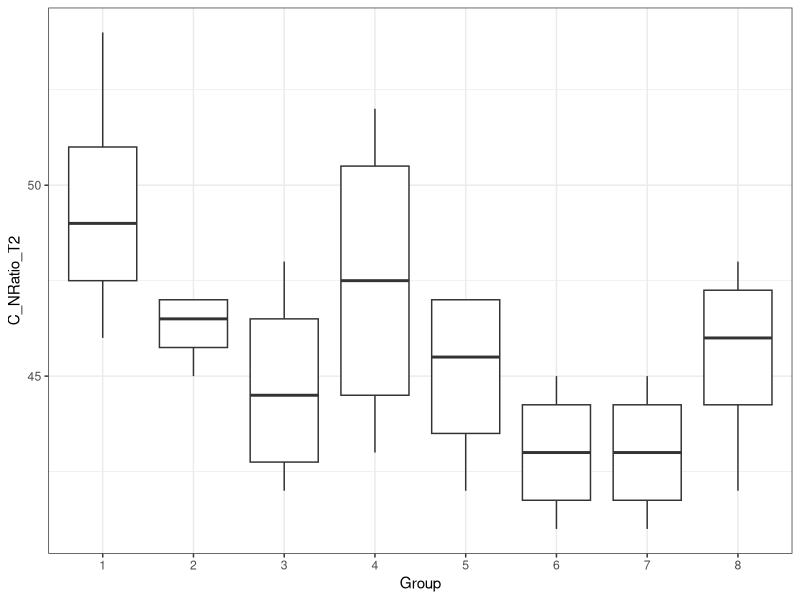
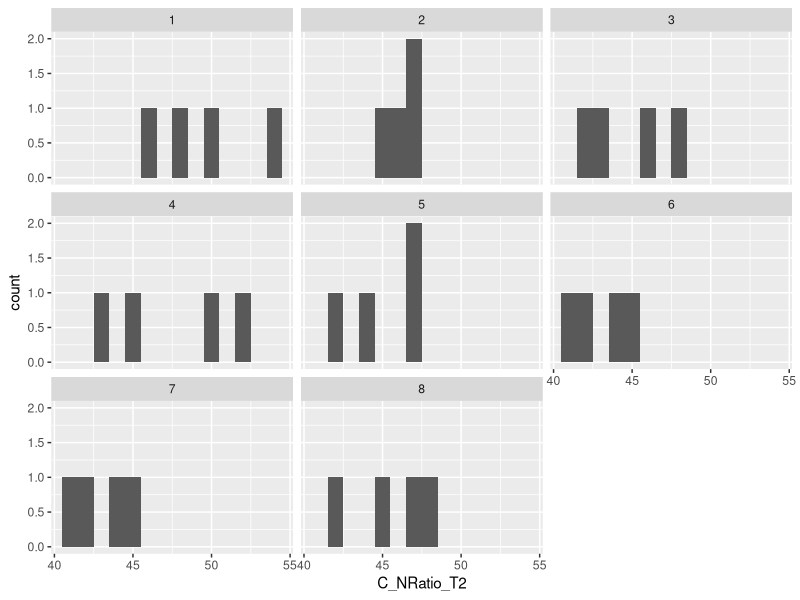
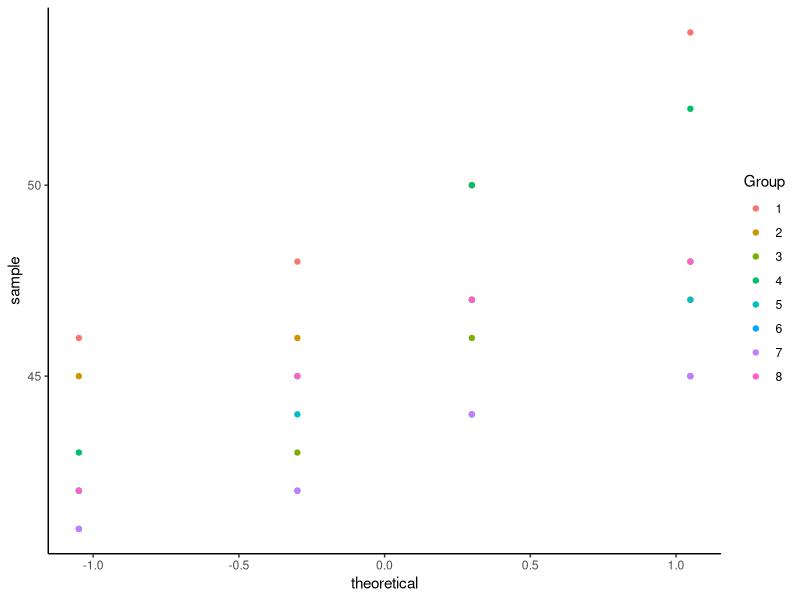
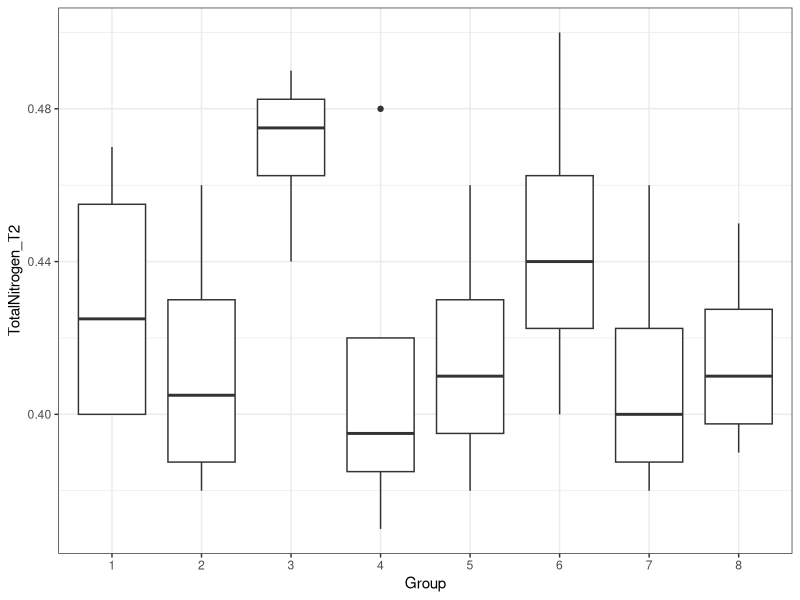
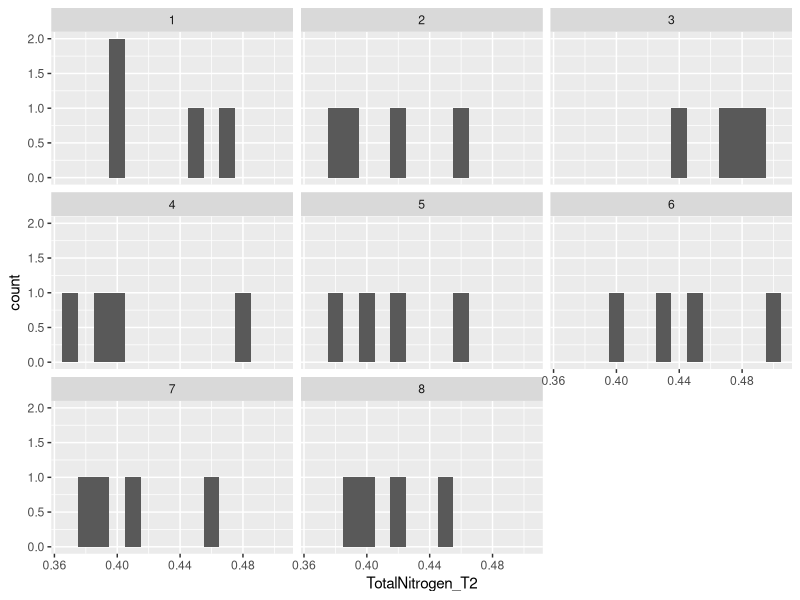
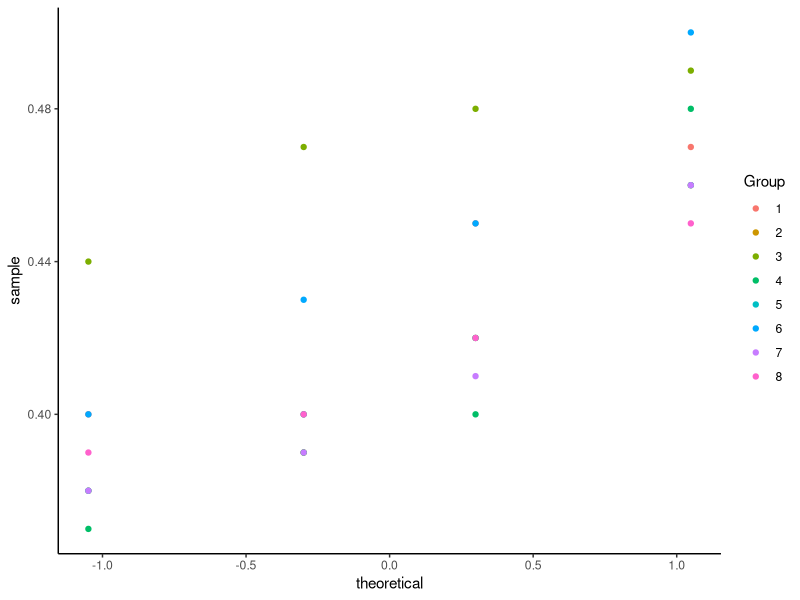
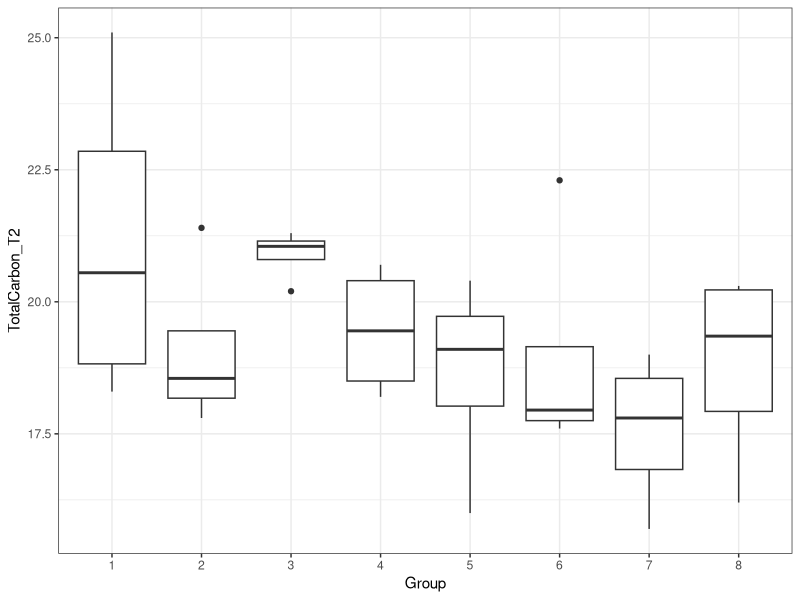
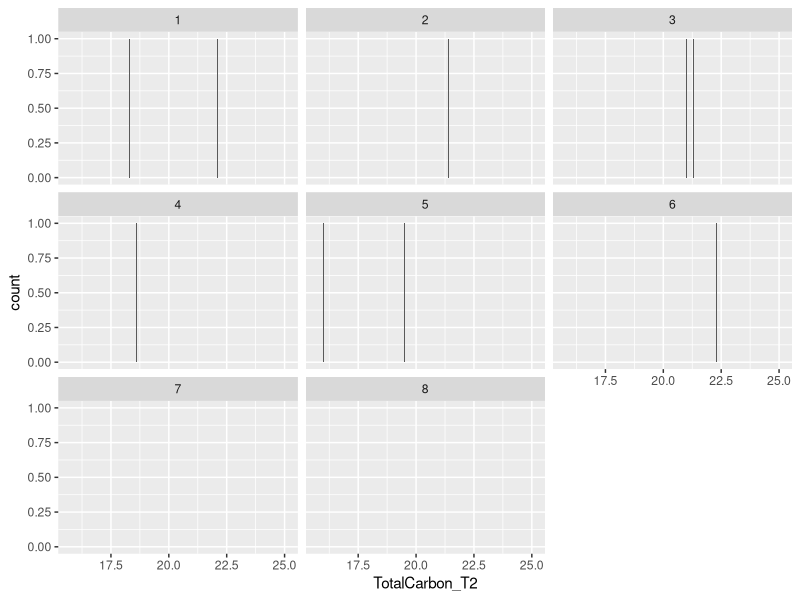

Generate these figures, in order, with R:
#### Media Analysis Experiment 1 ####

# Before anything else, verify that your environment is totally clear.
# This is important, because old objects can foul up the works
# Clean up the working environment
rm(list = ls())

# Verify working directory, should be ~/Documents/Analyses/lastname_first
getwd()

# Load tidyverse
library("tidyverse")
# Check for updates
tidyverse_update()

#### Cleaning up the data ####

library(readr)
Media <- read_csv("Shadehouse/SoilTests_Time2.csv")

colnames(Media)[3:3] <- c("Group") ## Renaming the columns
Media$Group <- as.factor(Media$Group)

#### Calculating summary stats to look at change from baseline ####

summ_Media <- Media %>%
  group_by(Group) %>% 
  summarise(mean_C_NRatio_T2 = mean(C_NRatio_T2),
            sd_C_NRatio_T2 = sd(C_NRatio_T2), mean_TotalNitrogen_T2 = mean(TotalNitrogen_T2),
            sd_TotalNitrogen_T2 = sd(TotalNitrogen_T2), mean_TotalCarbon_T2 = mean(TotalCarbon_T2),
            sd_TotalCarbon_T2 = sd(TotalCarbon_T2), ean_DryMatter_T2 = mean(DryMatter_T2),
            sd_DryMatter_T2 = sd(DryMatter_T2), mean_Sodium_T2 = mean(Sodium_T2),
            sd_Sodium_T2 = sd(Sodium_T2), mean_Magnesium_T2 = mean(Magnesium_T2),
            sd_Magnesium_T2 = sd(Magnesium_T2), mean_Calcium_T2 = mean(Calcium_T2),
            sd_Calcium_T2 = sd(Calcium_T2), mean_Potassium_T2 = mean(Potassium_T2),
            sd_Potassium_T2 = sd(Potassium_T2), mean_Sulphur_T2 = mean(Sulphur_T2),
            sd_Sulphur_T2 = sd(Sulphur_T2), mean_Phosphorus_T2 = mean(Phosphorus_T2),
            sd_Phosphorus_T2 = sd(Phosphorus_T2), mean_Ammonium_T2 = mean(Ammonium_T2),
            sd_Ammonium_T2 = sd(Ammonium_T2), mean_Nitrate_T2 = mean(Nitrate_T2),
            sd_Nitrate_T2 = sd(Nitrate_T2), mean_ElectricalConductivity_T2 = mean(ElectricalConductivity_T2),
            sd_ElectricalConductivity_T2 = sd(ElectricalConductivity_T2), mean_pH_T2 = mean(pH_T2),
            sd_pH_T2 = sd(pH_T2))
            

print(summ_Media)


#### Analyzing the differences for each test between groups ####

ggplot(Media, aes(x = Group, y = C_NRatio_T2, group = Group))+
  geom_boxplot() +
  theme_bw() 
ggplot(Media) +
  geom_histogram(aes(C_NRatio_T2), binwidth = 1)+
  facet_wrap(~Group)
ggplot(Media)+
  geom_qq(aes(sample = C_NRatio_T2, color = Group)) +
  theme_classic()

# Check for Homogeneous variance
summ_Media <- Media %>%
  group_by(Group) %>% 
  summarise(mean_C_NRatio_T2 = mean(C_NRatio_T2),
            sd_C_NRatio_T2 = sd(C_NRatio_T2),
            n_C_NRatio_T2 = n())
ratio <-(max(summ_Media$sd_C_NRatio_T2))/(min(summ_Media$sd_C_NRatio_T2))
print(ratio)

# Ratio is too high, try a transformation
Media <- Media %>%
  mutate(logC_NRatio_T2 = log(C_NRatio_T2))

# Check for Homogeneous variance
summ_Media <- Media %>%
  group_by(Group) %>% 
  summarise(mean_logC_NRatio_T2 = mean(logC_NRatio_T2),
            sd_logC_NRatio_T2 = sd(logC_NRatio_T2),
            n_logC_NRatio_T2 = n())
ratio <-(max(summ_Media$sd_logC_NRatio_T2))/(min(summ_Media$sd_logC_NRatio_T2))
print(ratio)

# Did not help, kruskal wallis then
kruskal.test(C_NRatio_T2 ~ Group, data = Media)

# non-significant between treatment groups

# Total Nitrogen
ggplot(Media, aes(x = Group, y = TotalNitrogen_T2, group = Group))+
  geom_boxplot() +
  theme_bw() 
ggplot(Media) +
  geom_histogram(aes(TotalNitrogen_T2), binwidth = 0.01)+
  facet_wrap(~Group)
ggplot(Media)+
  geom_qq(aes(sample = TotalNitrogen_T2, color = Group)) +
  theme_classic()

# Check for Homogeneous variance
summ_Media <- Media %>%
  group_by(Group) %>% 
  summarise(mean_TotalNitrogen_T2 = mean(TotalNitrogen_T2),
            sd_TotalNitrogen_T2 = sd(TotalNitrogen_T2),
            n_TotalNitrogen_T2 = n())
ratio <-(max(summ_Media$sd_TotalNitrogen_T2))/(min(summ_Media$sd_TotalNitrogen_T2))
print(ratio)

# below 3, can do an ANOVA
library("nlme")
library("multcomp")
model01 <- lm(TotalNitrogen_T2~Group, data = Media)
anova(model01)
summary(model01)

# No difference in total N between groups

# Total Carbon
ggplot(Media, aes(x = Group, y = TotalCarbon_T2, group = Group))+
  geom_boxplot() +
  theme_bw() 
ggplot(Media) +
  geom_histogram(aes(TotalCarbon_T2), binwidth = 0.01)+
  facet_wrap(~Group)
ggplot(Media)+
  geom_qq(aes(sample = TotalCarbon_T2, color = Group)) +
  theme_classic()

# Check for Homogeneous variance
summ_Media <- Media %>%
  group_by(Group) %>% 
  summarise(mean_TotalCarbon_T2 = mean(TotalCarbon_T2),
            sd_TotalCarbon_T2 = sd(TotalCarbon_T2),
            n_TotalCarbon_T2 = n())
ratio <-(max(summ_Media$sd_TotalCarbon_T2))/(min(summ_Media$sd_TotalCarbon_T2))
print(ratio)

# Need to try a transformation
Media <- Media %>%
  mutate(logTotalCarbon_T2 = log(TotalCarbon_T2))

# Need to try another transformation
Media <- Media %>%
  mutate(sqrTotalCarbon_T2 = sqrt(TotalCarbon_T2))
# Check for Homogeneous variance
summ_Media <- Media %>%
  group_by(Group) %>% 
  summarise(mean_logTotalCarbon_T2 = mean(logTotalCarbon_T2),
            sd_logTotalCarbon_T2 = sd(logTotalCarbon_T2),
            n_logTotalCarbon_T2 = n())
ratio <-(max(summ_Media$sd_logTotalCarbon_T2))/(min(summ_Media$sd_logTotalCarbon_T2))
print(ratio)

# Check for Homogeneous variance
summ_Media <- Media %>%
  group_by(Group) %>% 
  summarise(mean_sqrTotalCarbon_T2 = mean(sqrTotalCarbon_T2),
            sd_sqrTotalCarbon_T2 = sd(sqrTotalCarbon_T2),
            n_sqrTotalCarbon_T2 = n())
ratio <-(max(summ_Media$sd_sqrTotalCarbon_T2))/(min(summ_Media$sd_sqrTotalCarbon_T2))
print(ratio)

# Did not help, kruskal wallis then
kruskal.test(TotalCarbon_T2 ~ Group, data = Media)

# No difference

# Sodium
ggplot(Media, aes(x = Group, y = Sodium_T2, group = Group))+
  geom_boxplot() +
  theme_bw() 
ggplot(Media) +
  geom_histogram(aes(Sodium_T2), binwidth = 1)+
  facet_wrap(~Group)
ggplot(Media)+
  geom_qq(aes(sample = Sodium_T2, color = Group)) +
  theme_classic()

# Check for Homogeneous variance
summ_Media <- Media %>%
  group_by(Group) %>% 
  summarise(mean_Sodium_T2 = mean(Sodium_T2),
            sd_Sodium_T2 = sd(Sodium_T2),
            n_Sodium_T2 = n())
ratio <-(max(summ_Media$sd_Sodium_T2))/(min(summ_Media$sd_Sodium_T2))
print(ratio)

# Need to try a transformation
Media <- Media %>%
  mutate(logSodium_T2 = log(Sodium_T2))
# Check for Homogeneous variance
summ_Media <- Media %>%
  group_by(Group) %>% 
  summarise(mean_logSodium_T2 = mean(logSodium_T2),
            sd_logSodium_T2 = sd(logSodium_T2),
            n_logSodium_T2 = n())
ratio <-(max(summ_Media$sd_logSodium_T2))/(min(summ_Media$sd_logSodium_T2))
print(ratio)

# Still too high
kruskal.test(Sodium_T2 ~ Group, data = Media)
# No difference

# Magnesium
ggplot(Media, aes(x = Group, y = Magnesium_T2, group = Group))+
  geom_boxplot() +
  theme_bw() 
ggplot(Media) +
  geom_histogram(aes(Magnesium_T2), binwidth = 1)+
  facet_wrap(~Group)
ggplot(Media)+
  geom_qq(aes(sample = Magnesium_T2, color = Group)) +
  theme_classic()

# Check for Homogeneous variance
summ_Media <- Media %>%
  group_by(Group) %>% 
  summarise(mean_Magnesium_T2 = mean(Magnesium_T2),
            sd_Magnesium_T2 = sd(Magnesium_T2),
            n_Magnesium_T2 = n())
ratio <-(max(summ_Media$sd_Magnesium_T2))/(min(summ_Media$sd_Magnesium_T2))
print(ratio)
# infinite (divided by a 0, so will just do kruskal-wallis)

kruskal.test(Magnesium_T2 ~ Group, data = Media)
# Not significant

# Potassium
ggplot(Media, aes(x = Group, y = Potassium_T2, group = Group))+
  geom_boxplot() +
  theme_bw() 
ggplot(Media) +
  geom_histogram(aes(Potassium_T2), binwidth = 1)+
  facet_wrap(~Group)
ggplot(Media)+
  geom_qq(aes(sample = Potassium_T2, color = Group)) +
  theme_classic()

# Check for Homogeneous variance
summ_Media <- Media %>%
  group_by(Group) %>% 
  summarise(mean_Potassium_T2 = mean(Potassium_T2),
            sd_Potassium_T2 = sd(Potassium_T2),
            n_Potassium_T2 = n())
ratio <-(max(summ_Media$sd_Potassium_T2))/(min(summ_Media$sd_Potassium_T2))
print(ratio)

# Try a transformation
Media <- Media %>%
  mutate(logPotassium_T2 = log(Potassium_T2))
# Check for Homogeneous variance
summ_Media <- Media %>%
  group_by(Group) %>% 
  summarise(mean_logPotassium_T2 = mean(logPotassium_T2),
            sd_logPotassium_T2 = sd(logPotassium_T2),
            n_logPotassium_T2 = n())
ratio <-(max(summ_Media$sd_logPotassium_T2))/(min(summ_Media$sd_logPotassium_T2))
print(ratio)

# Still > 3, need to do kruskal-wallis
kruskal.test(Potassium_T2 ~ Group, data = Media)
# Not significant

# Sulphur
ggplot(Media, aes(x = Group, y = Sulphur_T2, group = Group))+
  geom_boxplot() +
  theme_bw() 
ggplot(Media) +
  geom_histogram(aes(Sulphur_T2), binwidth = 1)+
  facet_wrap(~Group)
ggplot(Media)+
  geom_qq(aes(sample = Sulphur_T2, color = Group)) +
  theme_classic()

# Check for Homogeneous variance
summ_Media <- Media %>%
  group_by(Group) %>% 
  summarise(mean_Sulphur_T2 = mean(Sulphur_T2),
            sd_Sulphur_T2 = sd(Sulphur_T2),
            n_Sulphur_T2 = n())
ratio <-(max(summ_Media$sd_Sulphur_T2))/(min(summ_Media$sd_Sulphur_T2))
print(ratio)

## Try a transformation
Media <- Media %>%
  mutate(logSulphur_T2 = log(Sulphur_T2))
# Check for Homogeneous variance
summ_Media <- Media %>%
  group_by(Group) %>% 
  summarise(mean_logSulphur_T2 = mean(logSulphur_T2),
            sd_logSulphur_T2 = sd(logSulphur_T2),
            n_logSulphur_T2 = n())
ratio <-(max(summ_Media$sd_logSulphur_T2))/(min(summ_Media$sd_logSulphur_T2))
print(ratio)

# Still > 3, need to do kruskal-wallis
kruskal.test(Sulphur_T2 ~ Group, data = Media)
# Not significant

# Phosphorus
ggplot(Media, aes(x = Group, y = Phosphorus_T2, group = Group))+
  geom_boxplot() +
  theme_bw() 
ggplot(Media) +
  geom_histogram(aes(Phosphorus_T2), binwidth = 1)+
  facet_wrap(~Group)
ggplot(Media)+
  geom_qq(aes(sample = Phosphorus_T2, color = Group)) +
  theme_classic()

# Check for Homogeneous variance
summ_Media <- Media %>%
  group_by(Group) %>% 
  summarise(mean_Phosphorus_T2 = mean(Phosphorus_T2),
            sd_Phosphorus_T2 = sd(Phosphorus_T2),
            n_Phosphorus_T2 = n())
ratio <-(max(summ_Media$sd_Phosphorus_T2))/(min(summ_Media$sd_Phosphorus_T2))
print(ratio)

# Got an inf, so will just do kruskal-wallis
kruskal.test(Phosphorus_T2 ~ Group, data = Media)
# No difference

# Ammonium
ggplot(Media, aes(x = Group, y = Ammonium_T2, group = Group))+
  geom_boxplot() +
  theme_bw() 
ggplot(Media) +
  geom_histogram(aes(Ammonium_T2), binwidth = 1)+
  facet_wrap(~Group)
ggplot(Media)+
  geom_qq(aes(sample = Ammonium_T2, color = Group)) +
  theme_classic()

# Check for Homogeneous variance
summ_Media <- Media %>%
  group_by(Group) %>% 
  summarise(mean_Ammonium_T2 = mean(Ammonium_T2),
            sd_Ammonium_T2 = sd(Ammonium_T2),
            n_Ammonium_T2 = n())
ratio <-(max(summ_Media$sd_Ammonium_T2))/(min(summ_Media$sd_Ammonium_T2))
print(ratio)

# Got an inf, so will just do kruskal-wallis
kruskal.test(Ammonium_T2 ~ Group, data = Media)
# No difference

# Nitrate
ggplot(Media, aes(x = Group, y = Nitrate_T2, group = Group))+
  geom_boxplot() +
  theme_bw() 
ggplot(Media) +
  geom_histogram(aes(Nitrate_T2), binwidth = 1)+
  facet_wrap(~Group)
ggplot(Media)+
  geom_qq(aes(sample = Nitrate_T2, color = Group)) +
  theme_classic()

# Check for Homogeneous variance
summ_Media <- Media %>%
  group_by(Group) %>% 
  summarise(mean_Nitrate_T2 = mean(Nitrate_T2),
            sd_Nitrate_T2 = sd(Nitrate_T2),
            n_Nitrate_T2 = n())
ratio <-(max(summ_Media$sd_Nitrate_T2))/(min(summ_Media$sd_Nitrate_T2))
print(ratio)

# Try a transformation
Media <- Media %>%
  mutate(logNitrate_T2 = log(Nitrate_T2))
# Check for Homogeneous variance
summ_Media <- Media %>%
  group_by(Group) %>% 
  summarise(mean_logNitrate_T2 = mean(logNitrate_T2),
            sd_logNitrate_T2 = sd(logNitrate_T2),
            n_logNitrate_T2 = n())
ratio <-(max(summ_Media$sd_logNitrate_T2))/(min(summ_Media$sd_logNitrate_T2))
print(ratio)

# <3, do an ANOVA
model01 <- aov(Nitrate_T2~Group, data = Media)
anova(model01)
summary(model01)
# No difference

# ElectricalConductivity
ggplot(Media, aes(x = Group, y = ElectricalConductivity_T2, group = Group))+
  geom_boxplot() +
  theme_bw() 
ggplot(Media) +
  geom_histogram(aes(ElectricalConductivity_T2), binwidth = 1)+
  facet_wrap(~Group)
ggplot(Media)+
  geom_qq(aes(sample = ElectricalConductivity_T2, color = Group)) +
  theme_classic()

# Check for Homogeneous variance
summ_Media <- Media %>%
  group_by(Group) %>% 
  summarise(mean_ElectricalConductivity_T2 = mean(ElectricalConductivity_T2),
            sd_ElectricalConductivity_T2 = sd(ElectricalConductivity_T2),
            n_ElectricalConductivity_T2 = n())
ratio <-(max(summ_Media$sd_ElectricalConductivity_T2))/(min(summ_Media$sd_ElectricalConductivity_T2))
print(ratio)

# Got an inf, so will just do kruskal-wallis
kruskal.test(ElectricalConductivity_T2 ~ Group, data = Media)
# No difference

# pH
ggplot(Media, aes(x = Group, y = pH_T2, group = Group))+
  geom_boxplot() +
  theme_bw() 
ggplot(Media) +
  geom_histogram(aes(pH_T2), binwidth = 1)+
  facet_wrap(~Group)
ggplot(Media)+
  geom_qq(aes(sample = pH_T2, color = Group)) +
  theme_classic()

# Check for Homogeneous variance
summ_Media <- Media %>%
  group_by(Group) %>% 
  summarise(mean_pH_T2 = mean(pH_T2),
            sd_pH_T2 = sd(pH_T2),
            n_pH_T2 = n())
ratio <-(max(summ_Media$sd_pH_T2))/(min(summ_Media$sd_pH_T2))
print(ratio)

# Try a transformation
Media <- Media %>%
  mutate(logpH_T2 = log(pH_T2))
# Check for Homogeneous variance
summ_Media <- Media %>%
  group_by(Group) %>% 
  summarise(mean_logpH_T2 = mean(logpH_T2),
            sd_logpH_T2 = sd(logpH_T2),
            n_logpH_T2 = n())
ratio <-(max(summ_Media$sd_logpH_T2))/(min(summ_Media$sd_logpH_T2))
print(ratio)

# Still > 3, need to do kruskal-wallis
kruskal.test(pH_T2 ~ Group, data = Media)
# no difference

#### Pairwise Comparisons ####
# wattle comparisons
MediaWattle <- Media %>%
  mutate(Group = case_when(
    Group  %in% c(2, 4, 5, 7) ~ "wattle",
    Group %in% c(1, 3, 6, 8) ~ "no wattle",
    TRUE ~ NA_character_  # Optional: handles other values
  ))

ggplot(MediaWattle, aes(x = Group, y = TotalNitrogen_T2, group = Group))+
  geom_boxplot() +
  theme_bw() 
ggplot(MediaWattle) +
  geom_histogram(aes(TotalNitrogen_T2), binwidth = 1)+
  facet_wrap(~Group)
ggplot(MediaWattle)+
  geom_qq(aes(sample = TotalNitrogen_T2, color = Group)) +
  theme_classic()

wilcox.test(Nitrate_T2 ~ Group, data = MediaWattle, var.equal = TRUE,exact = FALSE, alternative = "less", mu = 0, conf.level = 0.95)
wilcox.test(Ammonium_T2 ~ Group, data = MediaWattle, var.equal = TRUE,exact = FALSE, alternative = "less", mu = 0, conf.level = 0.95)
wilcox.test(C_NRatio_T2 ~ Group, data = MediaWattle, var.equal = TRUE,exact = FALSE, alternative = "less", mu = 0, conf.level = 0.95)
wilcox.test(Phosphorus_T2 ~ Group, data = MediaWattle, var.equal = TRUE,exact = FALSE, alternative = "less", mu = 0, conf.level = 0.95)
wilcox.test(Potassium_T2 ~ Group, data = MediaWattle, var.equal = TRUE,exact = FALSE, alternative = "less", mu = 0, conf.level = 0.95)
t.test(TotalNitrogen_T2 ~ Group, data = MediaWattle, var.equal = FALSE)

# privet tests
MediaPrivet <- Media %>%
  mutate(Group = case_when(
    Group  %in% c(2, 3, 5, 8) ~ "privet",
    Group %in% c(1, 4, 6, 7) ~ "no privet",
    TRUE ~ NA_character_  # Optional: handles other values
  ))

t.test(TotalNitrogen_T2 ~ Group, data = MediaPrivet, var.equal = FALSE)
wilcox.test(Nitrate_T2 ~ Group, data = MediaPrivet, var.equal = TRUE,exact = FALSE, alternative = "less", mu = 0, conf.level = 0.95)
wilcox.test(Ammonium_T2 ~ Group, data = MediaPrivet, var.equal = TRUE,exact = FALSE, alternative = "less", mu = 0, conf.level = 0.95)
wilcox.test(C_NRatio_T2 ~ Group, data = MediaPrivet, var.equal = TRUE,exact = FALSE, alternative = "less", mu = 0, conf.level = 0.95)
wilcox.test(Phosphorus_T2 ~ Group, data = MediaPrivet, var.equal = TRUE,exact = FALSE, alternative = "less", mu = 0, conf.level = 0.95)
wilcox.test(Potassium_T2 ~ Group, data = MediaPrivet, var.equal = TRUE,exact = FALSE, alternative = "less", mu = 0, conf.level = 0.95)

summary_Privet <- MediaPrivet %>%
  group_by(Group) %>%
  summarise(mean_Phosphorus_T2 = mean(Phosphorus_T2),
            median_Phosphorus_T2 = median(Phosphorus_T2),
            IQR_Phosphorus_T2 = IQR(Phosphorus_T2),
            sd_Phosphorus_T2 = sd(Phosphorus_T2),
            var_Phosphorus_T2 = var(Phosphorus_T2),
            se_Phosphorus_T2 = sd(Phosphorus_T2)/sqrt(n()),
            n_Phosphorus_T2 = n())

print(summary_Privet)

# Woolly tests
MediaWoolly <- Media %>%
  mutate(Group = case_when(
    Group  %in% c(2, 3, 4, 6) ~ "woolly",
    Group %in% c(1, 5, 7, 8) ~ "no woolly",
    TRUE ~ NA_character_  # Optional: handles other values
  ))

t.test(TotalNitrogen_T2 ~ Group, data = MediaWoolly, var.equal = FALSE)
wilcox.test(Nitrate_T2 ~ Group, data = MediaWoolly, var.equal = TRUE,exact = FALSE, alternative = "less", mu = 0, conf.level = 0.95)
wilcox.test(Ammonium_T2 ~ Group, data = MediaWoolly, var.equal = TRUE,exact = FALSE, alternative = "less", mu = 0, conf.level = 0.95)
wilcox.test(C_NRatio_T2 ~ Group, data = MediaWoolly, var.equal = TRUE,exact = FALSE, alternative = "less", mu = 0, conf.level = 0.95)
wilcox.test(Phosphorus_T2 ~ Group, data = MediaWoolly, var.equal = TRUE,exact = FALSE, alternative = "less", mu = 0, conf.level = 0.95)
wilcox.test(Potassium_T2 ~ Group, data = MediaWoolly, var.equal = TRUE,exact = FALSE, alternative = "less", mu = 0, conf.level = 0.95)


# mixture of weeds vs monoculture
# Woolly tests
MediaMono <- Media %>%
  mutate(Group = case_when(
    Group  %in% c(2, 3, 4, 5) ~ "mixture",
    Group %in% c(6, 7, 8) ~ "monoculture",
    TRUE ~ NA_character_  # Optional: handles other values
  ))

# remove NA
MediaMono <- MediaMono %>%
  filter(!is.na(Group))

t.test(TotalNitrogen_T2 ~ Group, data = MediaMono, var.equal = FALSE)
wilcox.test(Nitrate_T2 ~ Group, data = MediaMono, var.equal = TRUE,exact = FALSE, alternative = "less", mu = 0, conf.level = 0.95)
wilcox.test(Ammonium_T2 ~ Group, data = MediaMono, var.equal = TRUE,exact = FALSE, alternative = "less", mu = 0, conf.level = 0.95)
wilcox.test(C_NRatio_T2 ~ Group, data = MediaMono, var.equal = TRUE,exact = FALSE, alternative = "less", mu = 0, conf.level = 0.95)
wilcox.test(Phosphorus_T2 ~ Group, data = MediaMono, var.equal = TRUE,exact = FALSE, alternative = "less", mu = 0, conf.level = 0.95)
wilcox.test(Potassium_T2 ~ Group, data = MediaMono, var.equal = TRUE,exact = FALSE, alternative = "less", mu = 0, conf.level = 0.95)

summary_Mono <- MediaMono %>%
  group_by(Group) %>%
  summarise(mean_Nitrate_T2 = mean(Nitrate_T2),
            median_Nitrate_T2 = median(Nitrate_T2),
            IQR_Nitrate_T2 = IQR(Nitrate_T2),
            sd_Nitrate_T2 = sd(Nitrate_T2),
            var_Nitrate_T2 = var(Nitrate_T2),
            se_Nitrate_T2 = sd(Nitrate_T2)/sqrt(n()),
            n_Nitrate_T2 = n())

print(summary_Mono)

#### Change in media paired comparisons ####

# make a new column that is the T 2 value minus the T 1 value
# Nitrate
Media <- Media %>%
  mutate(ChangeNitrate = (Nitrate_T2 - Nitrate_T1))
# Ammonium
Media <- Media %>%
  mutate(ChangeAmmonium = (Ammonium_T2 - Ammonium_T1))
# C_N Ratio
Media <- Media %>%
  mutate(ChangeC_NRatio = (C_NRatio_T2 - C_NRatio_T1))
# Phosphorus
Media <- Media %>%
  mutate(ChangePhosphorus = (Phosphorus_T2 - Phosphorus_T1))
# Potassium
Media <- Media %>%
  mutate(ChangePotassium = (Potassium_T2 - Potassium_T1))
# total Nitrogen
Media <- Media %>%
  mutate(ChangeTotalNitrogen = (TotalNitrogen_T2 - TotalNitrogen_T1))

# Show summary stats #
summ_MediaChange <- Media %>%
  group_by(Group) %>% 
  summarise(mean_ChangeC_NRatio = mean(ChangeC_NRatio),
            sd_ChangeC_NRatio = sd(ChangeC_NRatio), mean_ChangeTotalNitrogen = mean(ChangeTotalNitrogen),
            sd_ChangeTotalNitrogen = sd(ChangeTotalNitrogen), 
            mean_ChangePotassium = mean(ChangePotassium),
            sd_ChangePotassium = sd(ChangePotassium), mean_ChangePhosphorus = mean(ChangePhosphorus),
            sd_ChangePhosphorus = sd(ChangePhosphorus), mean_ChangeAmmonium = mean(ChangeAmmonium),
            sd_ChangeAmmonium = sd(ChangeAmmonium), mean_ChangeNitrate = mean(ChangeNitrate),
            sd_ChangeNitrate = sd(ChangeNitrate))

print(summ_MediaChange)


# wattle comparisons
MediaWattle <- Media %>%
  mutate(Group = case_when(
    Group  %in% c(2, 4, 5, 7) ~ "wattle",
    Group %in% c(1, 3, 6, 8) ~ "no wattle",
    TRUE ~ NA_character_  # Optional: handles other values
  ))

ggplot(MediaWattle, aes(x = Group, y = ChangeTotalNitrogen, group = Group))+
  geom_boxplot() +
  theme_bw() 
ggplot(MediaWattle) +
  geom_histogram(aes(ChangeTotalNitrogen), binwidth = 1)+
  facet_wrap(~Group)
ggplot(MediaWattle)+
  geom_qq(aes(sample = ChangeTotalNitrogen, color = Group)) +
  theme_classic()

wilcox.test(ChangeNitrate ~ Group, data = MediaWattle, var.equal = TRUE,exact = FALSE, alternative = "less", mu = 0, conf.level = 0.95)
wilcox.test(ChangeAmmonium ~ Group, data = MediaWattle, var.equal = TRUE,exact = FALSE, alternative = "less", mu = 0, conf.level = 0.95)
wilcox.test(ChangeC_NRatio ~ Group, data = MediaWattle, var.equal = TRUE,exact = FALSE, alternative = "less", mu = 0, conf.level = 0.95)
wilcox.test(ChangePhosphorus ~ Group, data = MediaWattle, var.equal = TRUE,exact = FALSE, alternative = "less", mu = 0, conf.level = 0.95)
wilcox.test(ChangePotassium ~ Group, data = MediaWattle, var.equal = TRUE,exact = FALSE, alternative = "less", mu = 0, conf.level = 0.95)
t.test(ChangeTotalNitrogen ~ Group, data = MediaWattle, var.equal = FALSE)

# privet
MediaPrivet <- Media %>%
  mutate(Group = case_when(
    Group  %in% c(2, 3, 5, 8) ~ "privet",
    Group %in% c(1, 4, 6, 7) ~ "no privet",
    TRUE ~ NA_character_  # Optional: handles other values
  ))

ggplot(MediaPrivet, aes(x = Group, y = ChangeTotalNitrogen, group = Group))+
  geom_boxplot() +
  theme_bw() 
ggplot(MediaPrivet) +
  geom_histogram(aes(ChangeTotalNitrogen), binwidth = 1)+
  facet_wrap(~Group)
ggplot(MediaPrivet)+
  geom_qq(aes(sample = ChangeTotalNitrogen, color = Group)) +
  theme_classic()

wilcox.test(ChangeNitrate ~ Group, data = MediaPrivet, var.equal = TRUE,exact = FALSE, alternative = "less", mu = 0, conf.level = 0.95)
wilcox.test(ChangeAmmonium ~ Group, data = MediaPrivet, var.equal = TRUE,exact = FALSE, alternative = "less", mu = 0, conf.level = 0.95)
wilcox.test(ChangeC_NRatio ~ Group, data = MediaPrivet, var.equal = TRUE,exact = FALSE, alternative = "less", mu = 0, conf.level = 0.95)
wilcox.test(ChangePhosphorus ~ Group, data = MediaPrivet, var.equal = TRUE,exact = FALSE, alternative = "less", mu = 0, conf.level = 0.95)
wilcox.test(ChangePotassium ~ Group, data = MediaPrivet, var.equal = TRUE,exact = FALSE, alternative = "less", mu = 0, conf.level = 0.95)
t.test(ChangeTotalNitrogen ~ Group, data = MediaPrivet, var.equal = FALSE)

summary_Privet <- MediaPrivet %>%
  group_by(Group) %>%
  summarise(mean_ChangePhosphorus = mean(ChangePhosphorus),
            median_ChangePhosphorus = median(ChangePhosphorus),
            IQR_ChangePhosphorus = IQR(ChangePhosphorus),
            sd_ChangePhosphorus = sd(ChangePhosphorus),
            var_ChangePhosphorus = var(ChangePhosphorus),
            se_ChangePhosphorus = sd(ChangePhosphorus)/sqrt(n()),
            n_ChangePhosphorus = n())

print(summary_Privet)

# Woolly
MediaWoolly <- Media %>%
  mutate(Group = case_when(
    Group  %in% c(2, 3, 4, 6) ~ "woolly",
    Group %in% c(1, 5, 7, 8) ~ "no woolly",
    TRUE ~ NA_character_  # Optional: handles other values
  ))

ggplot(MediaWoolly, aes(x = Group, y = ChangeTotalNitrogen, group = Group))+
  geom_boxplot() +
  theme_bw() 
ggplot(MediaWoolly) +
  geom_histogram(aes(ChangeTotalNitrogen), binwidth = 1)+
  facet_wrap(~Group)
ggplot(MediaWoolly)+
  geom_qq(aes(sample = ChangeTotalNitrogen, color = Group)) +
  theme_classic()

wilcox.test(ChangeNitrate ~ Group, data = MediaWoolly, var.equal = TRUE,exact = FALSE, alternative = "less", mu = 0, conf.level = 0.95)
wilcox.test(ChangeAmmonium ~ Group, data = MediaWoolly, var.equal = TRUE,exact = FALSE, alternative = "less", mu = 0, conf.level = 0.95)
wilcox.test(ChangeC_NRatio ~ Group, data = MediaWoolly, var.equal = TRUE,exact = FALSE, alternative = "less", mu = 0, conf.level = 0.95)
wilcox.test(ChangePhosphorus ~ Group, data = MediaWoolly, var.equal = TRUE,exact = FALSE, alternative = "less", mu = 0, conf.level = 0.95)
wilcox.test(ChangePotassium ~ Group, data = MediaWoolly, var.equal = TRUE,exact = FALSE, alternative = "less", mu = 0, conf.level = 0.95)
t.test(ChangeTotalNitrogen ~ Group, data = MediaWoolly, var.equal = FALSE)

# mixture of weeds vs monoculture
# Woolly tests
MediaMono <- Media %>%
  mutate(Group = case_when(
    Group  %in% c(2, 3, 4, 5) ~ "mixture",
    Group %in% c(6, 7, 8) ~ "monoculture",
    TRUE ~ NA_character_  # Optional: handles other values
  ))

# remove NA
MediaMono <- MediaMono %>%
  filter(!is.na(Group))

ggplot(MediaMono, aes(x = Group, y = ChangeTotalNitrogen, group = Group))+
  geom_boxplot() +
  theme_bw() 
ggplot(MediaMono) +
  geom_histogram(aes(ChangeTotalNitrogen), binwidth = 1)+
  facet_wrap(~Group)
ggplot(MediaMono)+
  geom_qq(aes(sample = ChangeTotalNitrogen, color = Group)) +
  theme_classic()

wilcox.test(ChangeNitrate ~ Group, data = MediaMono, var.equal = TRUE,exact = FALSE, alternative = "less", mu = 0, conf.level = 0.95)
wilcox.test(ChangeAmmonium ~ Group, data = MediaMono, var.equal = TRUE,exact = FALSE, alternative = "less", mu = 0, conf.level = 0.95)
wilcox.test(ChangeC_NRatio ~ Group, data = MediaMono, var.equal = TRUE,exact = FALSE, alternative = "less", mu = 0, conf.level = 0.95)
wilcox.test(ChangePhosphorus ~ Group, data = MediaMono, var.equal = TRUE,exact = FALSE, alternative = "less", mu = 0, conf.level = 0.95)
wilcox.test(ChangePotassium ~ Group, data = MediaMono, var.equal = TRUE,exact = FALSE, alternative = "less", mu = 0, conf.level = 0.95)
t.test(ChangeTotalNitrogen ~ Group, data = MediaMono, var.equal = FALSE)

summary_Mono <- MediaMono %>%
  group_by(Group) %>%
  summarise(mean_ChangeNitrate = mean(ChangeNitrate),
            median_ChangeNitrate = median(ChangeNitrate),
            IQR_ChangeNitrate = IQR(ChangeNitrate),
            sd_ChangeNitrate = sd(ChangeNitrate),
            var_ChangeNitrate = var(ChangeNitrate),
            se_ChangeNitrate = sd(ChangeNitrate)/sqrt(n()),
            n_ChangeNitrate = n())

print(summary_Mono)
